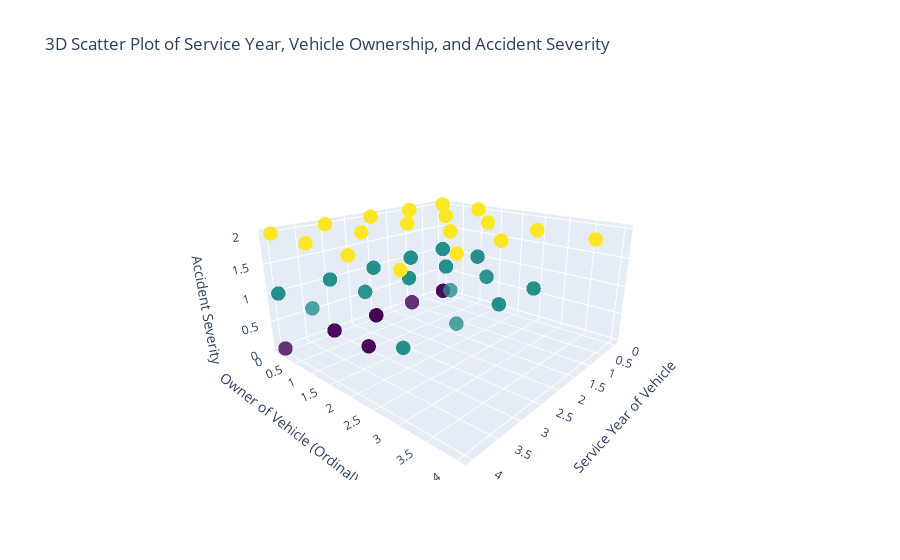

The code cell stored with this chart in its notebook:
### Code cell
import plotly.graph_objs as go
import pandas as pd

a = X["Service_year_of_vehicle_ordinal"]
b = X["Owner_of_vehicle_ordinal"]

fig = go.Figure(data=[go.Scatter3d(x=a, y=b, z=y, mode='markers', marker=dict(
                                                                    size=5,
                                                                    color=y,
                                                                    colorscale='Viridis',
                                                                    opacity=0.8
                                                                )
    )])

fig.update_layout(
    title='3D Scatter Plot of Service Year, Vehicle Ownership, and Accident Severity',
    scene=dict(
        xaxis_title='Service Year of Vehicle',
        yaxis_title='Owner of Vehicle (Ordinal)',
        zaxis_title='Accident Severity'
    ),
)

fig.show()

### Figure 1 — Plotly figure (JSON) as saved in the notebook; plotly's stock layout.template omitted (floating-point values rounded to 4 significant figures; data arrays with more than 128 entries replaced by an {"elided": "..."} marker saying what was removed)
{"data": [{"marker": {"color": {"elided": "3517 int values"}, "colorscale": [[0, "#440154"], [0.1111, "#482878"], [0.2222, "#3e4989"], [0.3333, "#31688e"], [0.4444, "#26828e"], [0.5556, "#1f9e89"], [0.6667, "#35b779"], [0.7778, "#6ece58"], [0.8889, "#b5de2b"], [1, "#fde725"]], "opacity": 0.8, "size": 5}, "mode": "markers", "type": "scatter3d", "x": {"elided": "3517 int values"}, "y": {"elided": "3517 int values"}, "z": {"elided": "3517 int values"}}], "layout": {"autosize": true, "scene": {"aspectmode": "auto", "aspectratio": {"x": 1.26, "y": 1.26, "z": 0.63}, "camera": {"center": {"x": 0, "y": 0, "z": 0}, "eye": {"x": 1.61, "y": 1.429, "z": 0.75}, "projection": {"type": "perspective"}, "up": {"x": 0, "y": 0, "z": 1}}, "xaxis": {"title": {"text": "Service Year of Vehicle"}, "type": "linear"}, "yaxis": {"title": {"text": "Owner of Vehicle (Ordinal)"}, "type": "linear"}, "zaxis": {"title": {"text": "Accident Severity"}, "type": "linear"}}, "title": {"text": "3D Scatter Plot of Service Year, Vehicle Ownership, and Accident Severity"}}}
